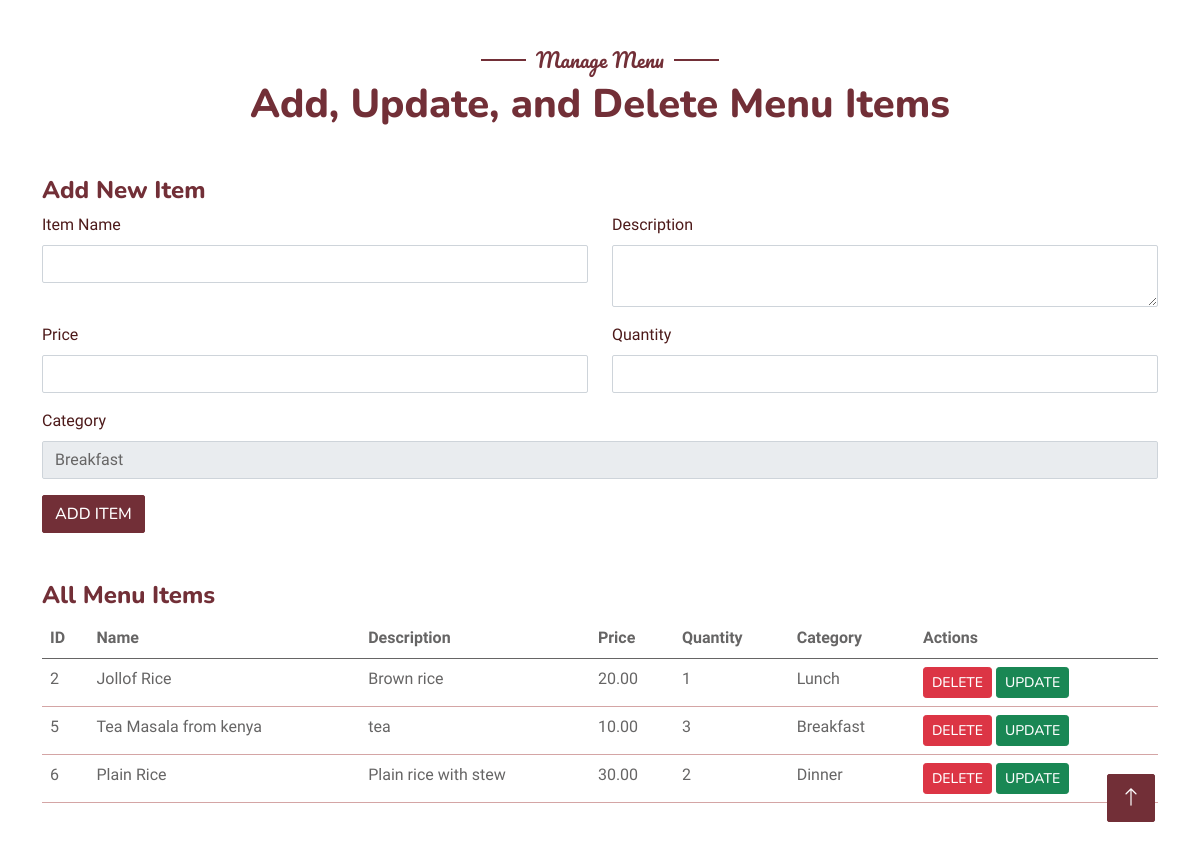
Page /Action_Folder/menu_update.php on the earlier database version.
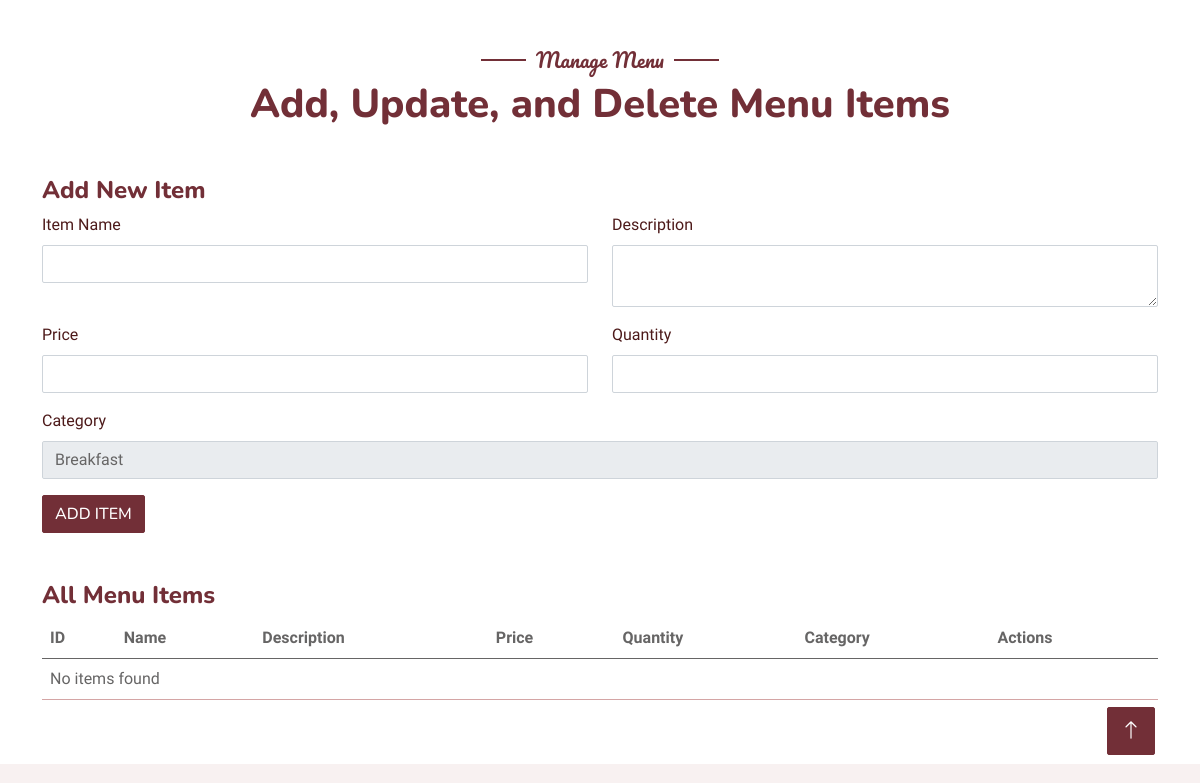
Same page on the later database version.
### tables this page shows
CREATE TABLE `menu` (
  `item_id` int(11) NOT NULL AUTO_INCREMENT,
  `item_name` varchar(100) DEFAULT NULL,
  `description` text DEFAULT NULL,
  `price` decimal(8,2) DEFAULT NULL,
  `quantity` int(11) DEFAULT NULL,
  `category_id` int(11) DEFAULT NULL,
  `updated_at` timestamp NOT NULL DEFAULT current_timestamp() ON UPDATE current_timestamp(),
  PRIMARY KEY (`item_id`),
  KEY `category_id` (`category_id`)
);

CREATE TABLE `categories` (
  `category_id` int(11) NOT NULL AUTO_INCREMENT,
  `category_name` varchar(50) NOT NULL,
  PRIMARY KEY (`category_id`),
  UNIQUE KEY `category_name` (`category_name`)
);

### Action_Folder/menu_update.php (the view, shortened to what this page needs)
<?php
require './../Setting_Folder/connection.php';
?>
<!DOCTYPE html>
<html lang="en">
<head>
    <link href="https://cdnjs.cloudflare.com/ajax/libs/font-awesome/5.10.0/css/all.min.css" rel="stylesheet">
    <link href="https://cdn.jsdelivr.net/npm/bootstrap-icons@1.4.1/font/bootstrap-icons.css" rel="stylesheet">
    <link href="./../lib/animate/animate.min.css" rel="stylesheet">
    <link href="./../lib/owlcarousel/assets/owl.carousel.min.css" rel="stylesheet">
    <link href="./../lib/tempusdominus/css/tempusdominus-bootstrap-4.min.css" rel="stylesheet" />
    <link href="./../CSS_Folder/bootstrap.min.css" rel="stylesheet">
    <link href="./../CSS_Folder/css/style.css" rel="stylesheet">
</head>
<body>
    <div class="container-xxl bg-white p-0">
        <div class="container-xxl py-5">
            <div class="container">
                <div class="text-center wow fadeInUp" data-wow-delay="0.1s">
                    <h5 class="section-title ff-secondary text-center text-primary fw-normal">Manage Menu</h5>
                    <h1 class="mb-5">Add, Update, and Delete Menu Items</h1>
                </div>
                <h4>Add New Item</h4>
                <form method="POST" action="" class="mb-5">
                    <div class="row">
                        <div class="col-md-6">
                            <div class="mb-3">
                                <label for="item_name" class="form-label">Item Name</label>
                                <input type="text" class="form-control" id="item_name" name="item_name" required>
                            </div>
                        </div>
                        <div class="col-md-6">
                            <div class="mb-3">
                                <label for="description" class="form-label">Description</label>
                                <textarea class="form-control" id="description" name="description" required></textarea>
                            </div>
                        </div>
                    </div>
                    <div class="row">
                        <div class="col-md-6">
                            <div class="mb-3">
                                <label for="price" class="form-label">Price</label>
                                <input type="number" step="0.01" class="form-control" id="price" name="price" required>
                            </div>
                        </div>
                        <div class="col-md-6">
                            <div class="mb-3">
                                <label for="quantity" class="form-label">Quantity</label>
                                <input type="number" class="form-control" id="quantity" name="quantity" required>
                            </div>
                        </div>
                    </div>
                    <div class="mb-3">
                        <label for="category_id" class="form-label">Category</label>
                        <select class="form-control" id="category_id" name="category_id" required>
                            <option value="1">Breakfast</option>
                        </select>
                    </div>
                    <button type="submit" name="add_item" class="btn btn-primary">Add Item</button>
                </form>
                <h4>All Menu Items</h4>
                <table class="table">
                    <thead>
                        <tr>
                            <th>ID</th>
                            <th>Name</th>
                            <th>Description</th>
                            <th>Price</th>
                            <th>Quantity</th>
                            <th>Category</th>
                            <th>Actions</th>
                        </tr>
                    </thead>
                    <tbody>
                        <?php
                        $sql = "SELECT m.item_id, m.item_name, m.description, m.price, m.quantity, c.category_name
                                FROM menu m
                                LEFT JOIN categories c ON m.category_id = c.category_id";
                        $result = $connection->query($sql);
                        if ($result->num_rows > 0) {
                            while ($row = $result->fetch_assoc()) {
                                echo "<tr>
                                        <td>" . $row['item_id'] . "</td>
                                        <td>" . $row['item_name'] . "</td>
                                        <td>" . $row['description'] . "</td>
                                        <td>" . $row['price'] . "</td>
                                        <td>" . $row['quantity'] . "</td>
                                        <td>" . $row['category_name'] . "</td>
                                        <td>
                                            <a href='?delete_item=" . $row['item_id'] . "' class='btn btn-danger btn-sm'>Delete</a>
                                            <a href='update_item.php?item_id=" . $row['item_id'] . "' class='btn btn-success btn-sm'>Update</a>
                                        </td>
                                    </tr>";
                            }
                        } else {
                            echo "<tr><td colspan='7'>No items found</td></tr>";
                        }
                        ?>
                    </tbody>
                </table>
            </div>
        </div>
        <a href="#" class="btn btn-lg btn-primary btn-lg-square back-to-top"><i class="bi bi-arrow-up"></i></a>
    </div>
</body>
</html>

### CSS_Folder/style.css (style rules this page uses)
:root { --primary: #722F37; --secondary: #A41D33; --tertiary: #D97941; --light: #F1F8FF; --dark: #722F37; }
.ff-secondary { font-family: 'Pacifico', cursive; }
.back-to-top { position: fixed; display: none; right: 45px; bottom: 45px; z-index: 99; }
.btn { font-family: 'Nunito', sans-serif; font-weight: 500; text-transform: uppercase; transition: .5s; }
.btn.btn-primary { color: #FFFFFF; background-color: var(--primary); }
.btn-lg-square { width: 48px; height: 48px; }
.btn-square, .btn-sm-square, .btn-lg-square { padding: 0; display: flex; align-items: center; justify-content: center; font-weight: normal; border-radius: 2px; }
.section-title { position: relative; display: inline-block; color: var(--primary); }
.section-title::before { position: absolute; content: ""; width: 45px; height: 2px; top: 50%; left: -55px; margin-top: -1px; background: var(--primary); }
.section-title::after { position: absolute; content: ""; width: 45px; height: 2px; top: 50%; right: -55px; margin-top: -1px; background: var(--primary); }

Differences in the rows shown:
removed menu: item_id "2", item_name "Jollof Rice", description "Brown rice", price "20.00", quantity "1", category.category_name "Lunch"
removed menu: item_id "5", item_name "Tea Masala from kenya", description "tea", price "10.00", quantity "3", category.category_name "Breakfast"
removed menu: item_id "6", item_name "Plain Rice", description "Plain rice with stew", price "30.00", quantity "2", category.category_name "Dinner"
Other differences:
text now shown: "No items found"
